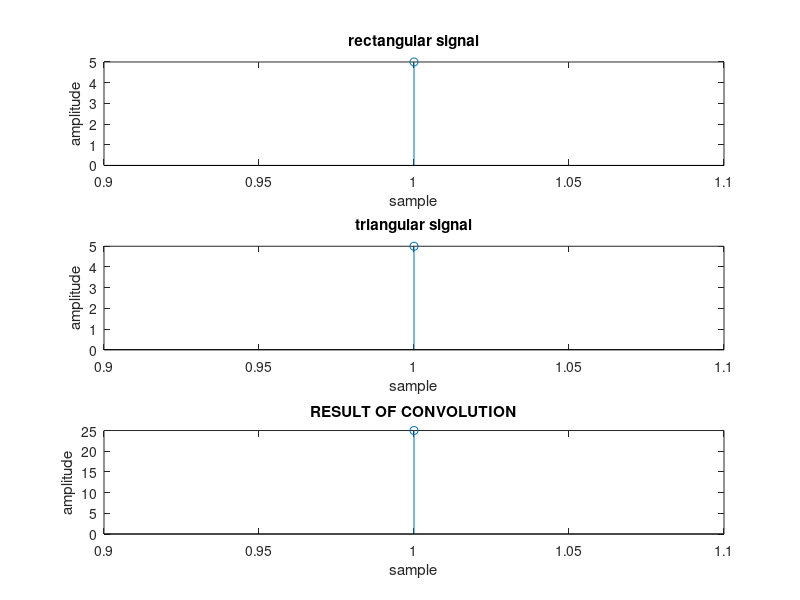

The MATLAB source for this figure:
clc;

close all;

clear all;

function y = Conv_user(x,h)
l1 = length(x);
l2 = length(h);
l3 = l1+l2-1;
x1 = [x, zeros(1,l2)];
h1 = [h, zeros(1,l1)];
y = [zeros(1,l3)];
for n = 1:l3 
    sum = 0;
    for k = 1:n
        sum = sum + x1(k)*h1(n - k + 1);
    end;
    y(n) = sum;
end;
end;

s1 = input("Enter first signal: ");
s2 = input("Enter second signal: ");

y = Conv_user(s1,s2);

figure;

subplot(3,1,1);

stem(s1);

xlabel("sample");

ylabel("amplitude");

title("rectangular signal");

subplot(3,1,2);

stem(s2);

xlabel("sample");

ylabel("amplitude");

title("triangular signal");

subplot(3,1,3);

stem(y);

xlabel("sample");

ylabel("amplitude");

title('RESULT OF CONVOLUTION');
